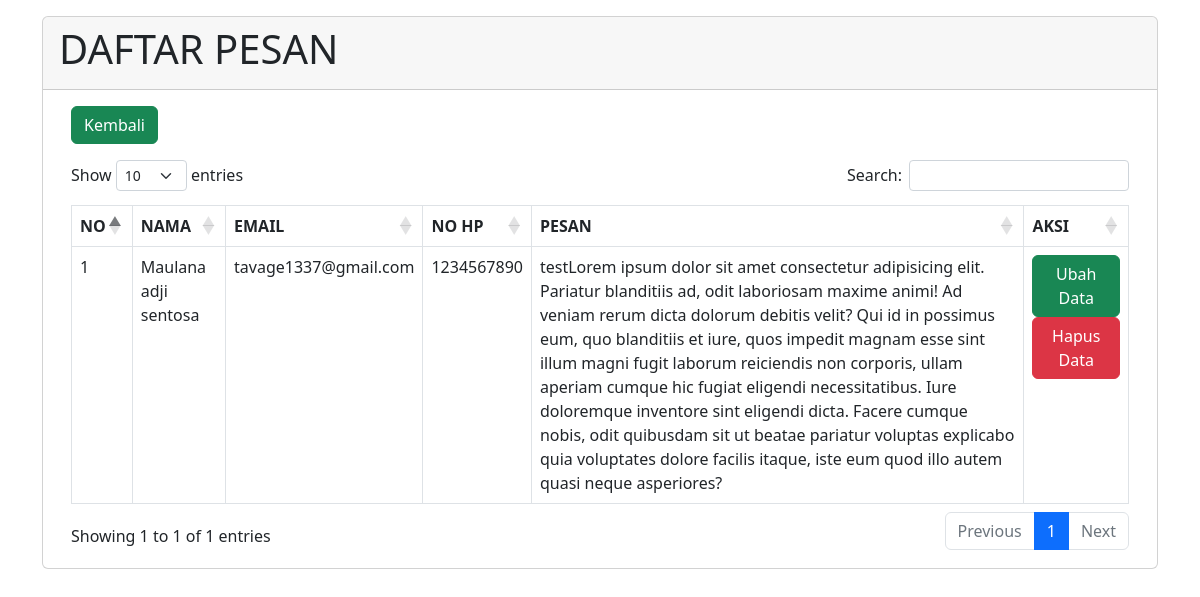
Screenshot of /kontak.php (signed in) with the database file from the repository.
### tables this page shows
CREATE TABLE `tb_pesan` (
  `id` int NOT NULL,
  `nama` varchar(55) NOT NULL,
  `email` varchar(55) NOT NULL,
  `no_hp` int NOT NULL,
  `pesan` text NOT NULL
);

### kontak.php (the view, shortened to what this page needs)
<!DOCTYPE html>
<html lang="en">
<head>
    <link href="https://cdn.jsdelivr.net/npm/bootstrap@5.3.0-alpha1/dist/css/bootstrap.min.css" rel="stylesheet">
    <link rel="stylesheet" href="https://cdn.datatables.net/1.13.1/css/dataTables.bootstrap5.min.css">
    <link rel="stylesheet" href="https://cdnjs.cloudflare.com/ajax/libs/twitter-bootstrap/5.2.0/css/bootstrap.min.css">
</head>
<body>
    <?php
    if (isset($_SESSION["role"]) == "admin") {
    ?>
        <div id="form" class="container py-3">
            <div class="card">
                <section class="card-header">
                    <h1>
                        DAFTAR PESAN
                    </h1>
                </section>
                <section class="card-body">
                    <div class="row">
                        <div class="col-md-12">
                            <div class="box box-primary">
                                <div class="container">
                                    <div class="box-body table-responsive">
                                        <table id="myTable" class="table table-bordered table-hover pt-2">
                                            <thead>
                                                <tr>
                                                    <th>NO</th>
                                                    <th>NAMA</th>
                                                    <th>EMAIL</th>
                                                    <th>NO HP</th>
                                                    <th>PESAN</th>
                                                    <th>AKSI</th>
                                                </tr>
                                            </thead>
                                            <tbody>
                                                <?php
                                                include "conn.php";
                                                $no = 1;
                                                $query = mysqli_query($kon, "SELECT * FROM tb_pesan");
                                                while ($row = mysqli_fetch_array($query)) {
                                                ?>
                                                    <tr>
                                                        <td><?php echo $no++; ?></td>
                                                        <td><?php echo $row['nama']; ?></td>
                                                        <td><?php echo $row['email']; ?></td>
                                                        <td><?php echo $row['no_hp']; ?></td>
                                                        <td><?php echo $row['pesan']; ?></td>
                                                        <td>
                                                            <a href="ubah?id=<?= $row['id']; ?>" class="btn btn-success" role="button" title="Ubah Data">Ubah Data<i class="glyphicon glyphicon-edit"></i></a>
                                                            <a href="hapus?id=<?= $row['id']; ?>" class="btn btn-danger" role="button" title="Hapus Data">Hapus Data<i class="glyphicon glyphicon-trash"></i></a>
                                                        </td>
                                                    </tr>
                                                <?php } ?>
                                            </tbody>
                                            <div class="box-footer mb-3">
                                                <a href="index" class="btn btn-success"> Kembali</a>
                                            </div>
                                        </table>
                                    </div>
                                </div>
                            </div>
                        </div>
                    </div>
                </section>
            </div>
        </div>
    <?php
    }
    ?>
</body>
</html>

### rows the page displays
tb_pesan: nama "Maulana adji sentosa", email "tavage1337@gmail.com", no_hp "1234567890", pesan "testLorem ipsum dolor sit amet consectetur adipisicing elit. Pariatur blanditiis ad, odit laboriosam maxime animi! Ad veniam rerum dicta dolorum debitis velit? Qui id in possimus eum, quo blanditiis et iure, quos impedit magnam esse sint illum magni fugit laborum reiciendis non corporis, ullam aperiam cumque hic fugiat eligendi necessitatibus. Iure doloremque inventore sint eligendi dicta. Facere cumque nobis, odit quibusdam sit ut beatae pariatur voluptas explicabo quia voluptates dolore facilis itaque, iste eum quod illo autem quasi neque asperiores?"
